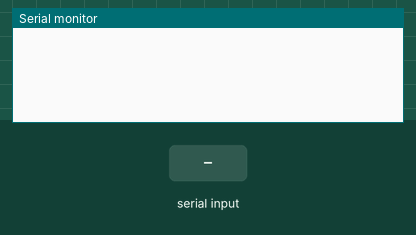
Recording of a sketch running on a simulated Arduino Uno, built with avr-gcc and run on an emulated ATmega328P. Parts: the last lines printed to the serial monitor. Inputs (shaded band) come from the test bench.

Above: at 1.2 s.
1.3 s: "P" received over Serial
At 2.5 s:
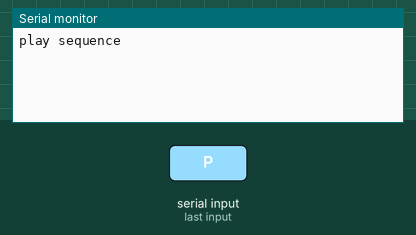
2.8 s: "R" received over Serial
At 3.8 s:
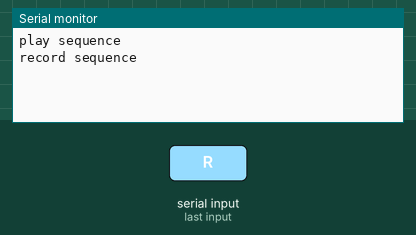
4.3 s: "T" received over Serial
At 4.9 s:
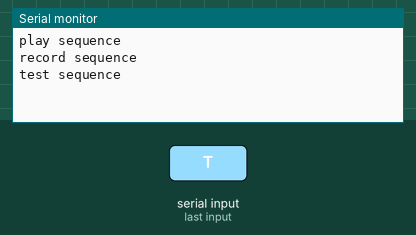
5.8 s: "S" received over Serial
At 7.0 s:
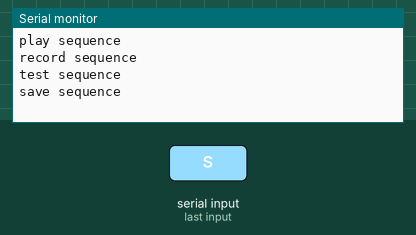
7.3 s: "C" received over Serial
At 8.4 s:
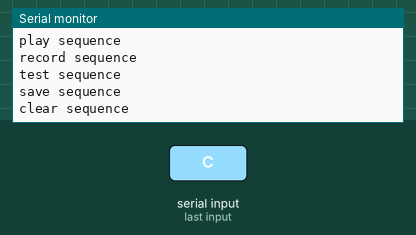

The sketch:

main.ino
```cpp
#include "servoDriver.h"

char receivedByte = 0;

void actuate(char receivedByte) {
    bool validInput = true;
    switch (receivedByte) {
        case 'P':
            servoPlaySequence();
            Serial.println("play sequence");
            break;
        case 'R':
            servoRecordSequence();
            Serial.println("record sequence");
            break;
        case 'T':
            servoTestPosition();
            Serial.println("test sequence");
            break;
        case 'S':
            servoSaveRecordedSequence();
            Serial.println("save sequence");
            break;
        case 'C':
            servoClearSequenceArray();
            Serial.println("clear sequence");
            break;
        default:
            // Serial.println("Invalid command");
            validInput = false;
    }
    if (validInput) {
    }
}

void listenAndActuate() {
    if (Serial.available() > 0) {
        receivedByte = Serial.read();
        actuate(receivedByte);
    }
}

void setup() {
    Serial.begin(115200);
    initServo();
}

void loop() {
    listenAndActuate();
}
```

Measured:
- after the input at 1.3 s, the serial monitor: prints a new line at once (image 1)
- after the input at 2.8 s, the serial monitor: prints a new line at once (image 2)
- after the input at 4.3 s, the serial monitor: prints a new line at once (image 3)
- after the input at 5.8 s, the serial monitor: prints a new line at once (image 4)
- after the input at 7.3 s, the serial monitor: prints a new line at once (image 5)
